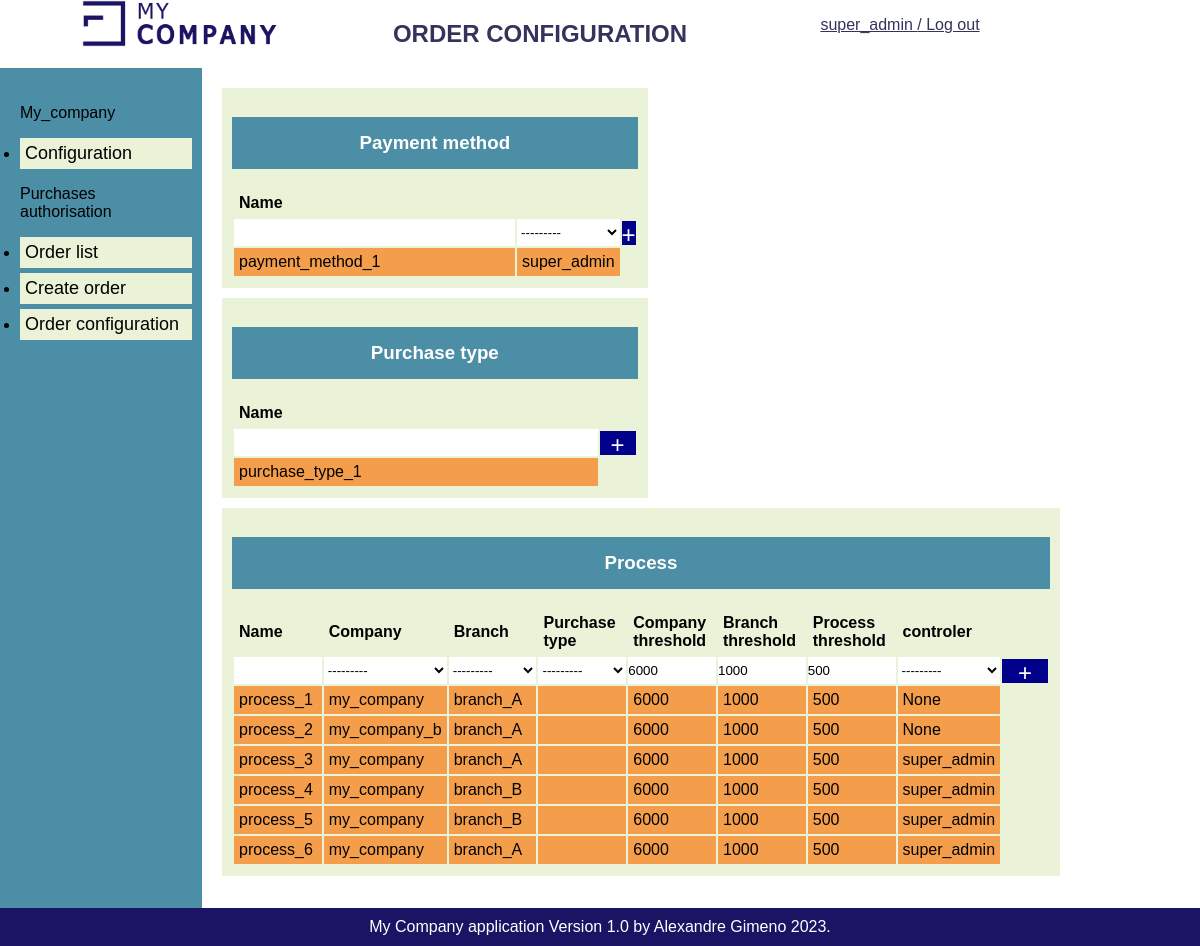
The page /order/config/ (signed in) on the database as committed earlier.
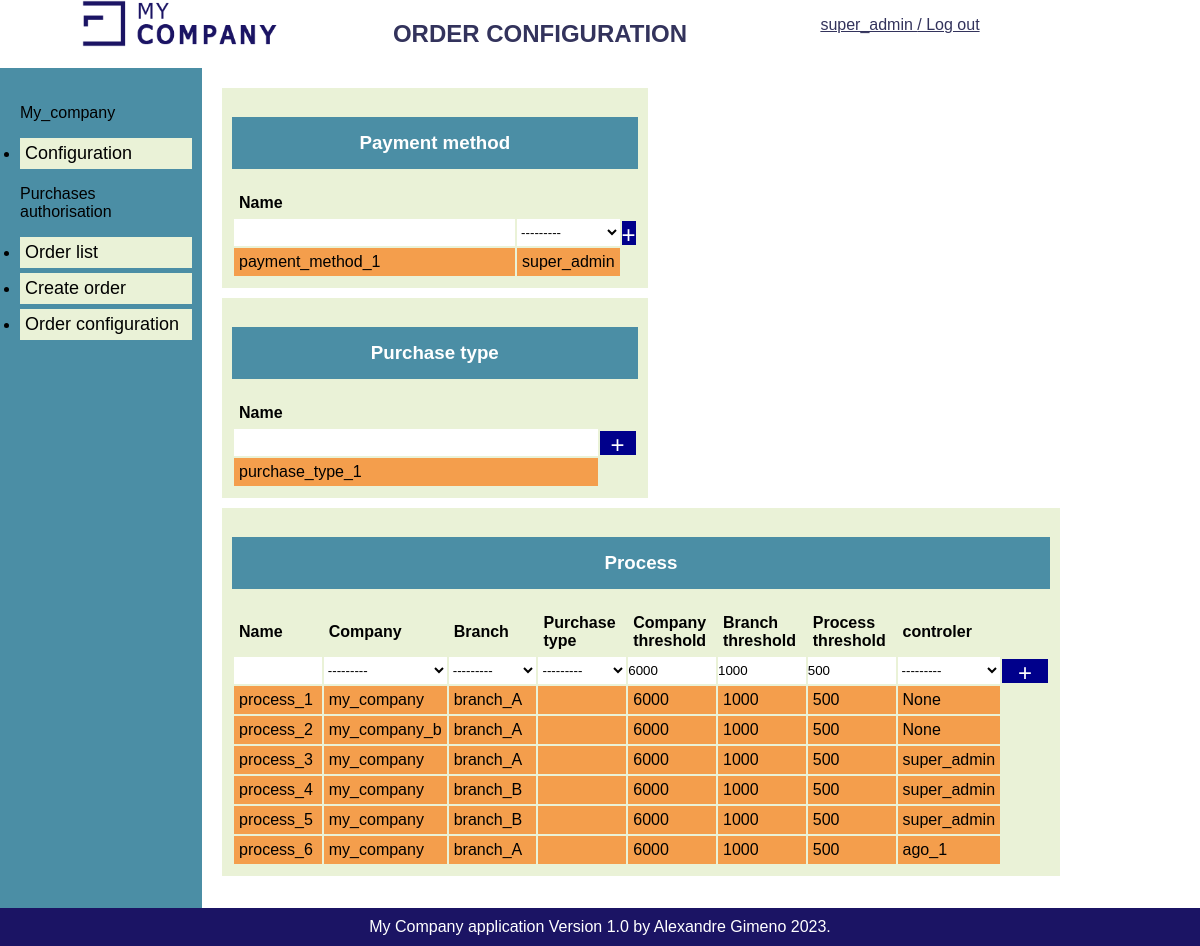
The same page on the database as committed later.
### purchases_auth/models.py (models this page shows, shortened)
class Process(models.Model):
    name = models.fields.CharField(max_length=30, unique=True)
    company = models.ForeignKey(Company, null=True, on_delete=models.CASCADE)
    branch = models.ForeignKey(Branch, null=True, on_delete=models.CASCADE)
    purchase_type = models.ForeignKey(Purchase_type, null=True, on_delete=models.CASCADE)
    company_threshold = models.fields.IntegerField(default=6000)
    branch_threshold = models.fields.IntegerField(default=1000)
    process_threshold = models.fields.IntegerField(default=500)
    controler = models.ForeignKey(User, null=True, on_delete=models.CASCADE, related_name='process_controler')

### authentication/models.py (models this page shows)
class User(AbstractUser):
    def __str__(self):
        return f'{self.username}'
    company = models.ForeignKey('Company', null=True, on_delete=models.CASCADE, related_name='branch_user')
    branch = models.ForeignKey('Branch', null=True, on_delete=models.CASCADE, related_name='branch_user')

class Company(models.Model):
    def __str__(self):
        return f'{self.name}'
    name = models.fields.CharField(max_length=30, unique=True)
    controler = models.ForeignKey(User, on_delete=models.CASCADE, related_name='company_controler')
    super_controler = models.ForeignKey(User, on_delete=models.CASCADE, related_name='company_super_controler')

class Branch(models.Model):
    def __str__(self):
        return f'{self.name}'
    name = models.fields.CharField(max_length=30, unique=True)
    company = models.ForeignKey(Company, on_delete=models.CASCADE)
    controler = models.ForeignKey(User, on_delete=models.CASCADE, related_name='branch_controler')

### purchases_auth/views.py (the view, shortened to what this page needs)
# urls.py: path('order/config/', views.order_config, name='order-config'),
@login_required
def order_config(request):
    payment_methods=Payment_method.objects.filter()
    purchase_types=Purchase_type.objects.filter()
    process=Process.objects.filter()
    payment_method_form = PaymentMethodForm()
    purchase_type_form = PurchaseTypeForm()
    process_form = ProcessForm()
    context={
    'payment_methods': payment_methods,
    'payment_method_form': payment_method_form,
    'purchase_types': purchase_types,
    'purchase_type_form': purchase_type_form,
    'process': process,
    'process_form': process_form,}
    return render(request,
    'purchases_auth/order_config.html',
    context=context)

### purchases_auth/forms.py
class PaymentMethodForm(forms.ModelForm):
    add_payment_method = forms.BooleanField(widget=forms.HiddenInput, initial=True)
    class Meta:
        model = Payment_method
        fields = [
            'name',
            'controler',
        ]

class PurchaseTypeForm(forms.ModelForm):
    add_purchase_type = forms.BooleanField(widget=forms.HiddenInput, initial=True)
    class Meta:
        model = Purchase_type
        fields = [
            'name',
        ]

### purchases_auth/models.py (called while the page is built)
    def __str__(self):
        return f'{self.name}'

### purchases_auth/templates/purchases_auth/order_config.html (shortened to what the changed rows need)
{% extends 'base.html' %}
{% block title %}ORDER CONFIGURATION{% endblock %}
{% block content %}
<div class="config">
    <div>
        <div class="box-half">
            <table>
                <thead>
                    <tr>
                        <th>Name</th>
                        <th></th>
                    </tr>
                </thead>
            </table>
        </div>
        <div class="box-half">
            <table>
                <thead>
                    <tr>
                        <th>Name</th>
                        <th></th>
                    </tr>
                </thead>
            </table>
        </div>
        <div class="box">
            <table class="threshold">
                <thead>
                    <tr>
                        <th>Name</th>
                        <th>Company</th>
                        <th>Branch</th>
                        <th>Purchase type</th>
                        <th>Company threshold</th>
                        <th>Branch threshold</th>
                        <th>Process threshold</th>
                        <th>controler</th>
                        <th value="btn-col"></th>
                    </tr>
                </thead>
                <tbody>
                    {% for process in process %}
                    <tr>
                        <td>{{ process.name }}</td>
                        <td>{{ process.company }}</td>
                        <td>{{ process.branch }}</td>
                        <td>{{ process.Purchase_type }}</td>
                        <td>{{ process.company_threshold }}</td>
                        <td>{{ process.branch_threshold }}</td>
                        <td>{{ process.process_threshold }}</td>
                        <td>{{ process.controler }}</td>
                        <td value="btn-col"></td>
                    </tr>
                    {% endfor %}
                </tbody>
            </table>
        </div>
    </div>
</div>
{% endblock %}

Rows that differ between the two databases and show on the page:
changed Process "process_6": controler "super_admin" → "ago_1"
